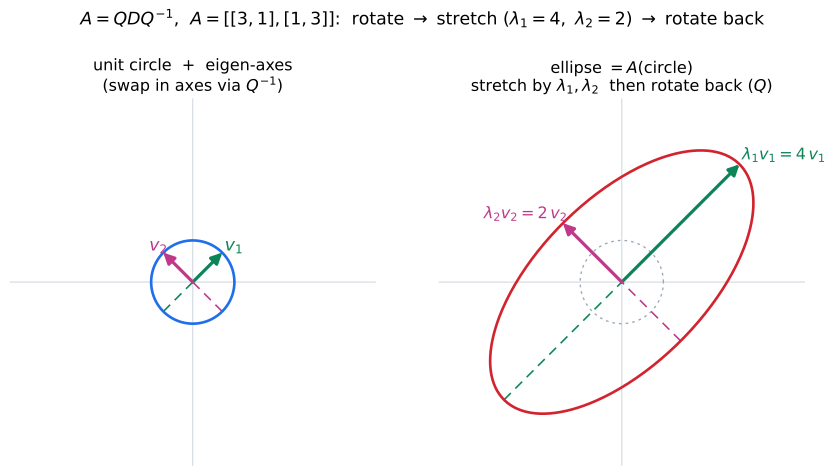

Reproduce this figure in Python.
#!/usr/bin/env python3
"""Static figure for 08강 4기 20강 — the meaning of A = Q D Q^{-1} as a three-step
pipeline "rotate axes -> stretch along eigen-axes -> rotate back" (lecture §4).

Uses the note's example #3, A = [[3,1],[1,3]], whose eigenvectors lie on the +-45
diagonals (eigenvalues lambda1=4 along (1,1), lambda2=2 along (-1,1)). The unit
circle (left) is mapped by A to an ellipse (right) whose principal axes ARE the
eigen-axes, stretched by lambda1 and lambda2. Renders next to itself as an SVG.

Reproduce:
  uv run --with matplotlib --with numpy python spectral-rotate-stretch-04-season-20-04.py
"""
from pathlib import Path
import numpy as np
import matplotlib.pyplot as plt
from matplotlib.patches import FancyArrowPatch

OUT = Path(__file__).with_suffix(".svg")

A = np.array([[3.0, 1.0], [1.0, 3.0]])
w, V = np.linalg.eigh(A)                 # w = [2, 4]; columns of V are unit eigenvectors
# order so that index 0 -> larger eigenvalue (for nicer labels)
order = np.argsort(w)[::-1]
lam = w[order]                          # [4, 2]
E = V[:, order]                         # eigenvectors as columns, unit length
e1, e2 = E[:, 0], E[:, 1]               # e1 along (1,1)/sqrt2, e2 along (-1,1)/sqrt2

theta = np.linspace(0, 2 * np.pi, 400)
circle = np.vstack([np.cos(theta), np.sin(theta)])     # unit circle
ellipse = A @ circle                                   # A maps it to an ellipse

fig, axes = plt.subplots(1, 2, figsize=(9.4, 4.8))


def style(ax, lim):
    ax.set_aspect("equal")
    ax.set_xlim(-lim, lim)
    ax.set_ylim(-lim, lim)
    ax.axhline(0, color="#d0d7de", lw=0.8, zorder=0)
    ax.axvline(0, color="#d0d7de", lw=0.8, zorder=0)
    ax.set_xticks([]); ax.set_yticks([])
    for s in ax.spines.values():
        s.set_visible(False)


def arrow(ax, p, color, lw=2.4):
    ax.add_patch(FancyArrowPatch((0, 0), p, arrowstyle="-|>", mutation_scale=16,
                                 lw=lw, color=color, shrinkA=0, shrinkB=0, zorder=5))


# ---- left: unit circle + eigen-axes (the axes we "swap in" via Q^{-1}) ----
ax = axes[0]
ax.plot(circle[0], circle[1], color="#1f6feb", lw=2.0, zorder=3)
for e, c in ((e1, "#0b8457"), (e2, "#bf3989")):
    ax.plot([-e[0], e[0]], [-e[1], e[1]], color=c, lw=1.2, ls=(0, (6, 4)), zorder=2)
arrow(ax, e1, "#0b8457")
arrow(ax, e2, "#bf3989")
ax.text(e1[0] + 0.06, e1[1] + 0.05, r"$v_1$", color="#0b8457", fontsize=13, weight="bold")
ax.text(e2[0] - 0.34, e2[1] + 0.05, r"$v_2$", color="#bf3989", fontsize=13, weight="bold")
ax.set_title("unit circle  +  eigen-axes\n(swap in axes via " r"$Q^{-1}$)", fontsize=12)
style(ax, 4.4)

# ---- right: ellipse = A(circle); axes stretched by lambda1, lambda2 ----
ax = axes[1]
ax.plot(ellipse[0], ellipse[1], color="#d1242f", lw=2.0, zorder=3)
ax.plot(circle[0], circle[1], color="#9aa7b8", lw=1.0, ls=(0, (2, 3)), zorder=1)
p1, p2 = lam[0] * e1, lam[1] * e2
for e, c in ((e1, "#0b8457"), (e2, "#bf3989")):
    ax.plot([-lam[0] * e[0] * (e is e1) - lam[1] * e[0] * (e is e2),
             lam[0] * e[0] * (e is e1) + lam[1] * e[0] * (e is e2)],
            [-lam[0] * e[1] * (e is e1) - lam[1] * e[1] * (e is e2),
             lam[0] * e[1] * (e is e1) + lam[1] * e[1] * (e is e2)],
            color=c, lw=1.2, ls=(0, (6, 4)), zorder=2)
arrow(ax, p1, "#0b8457")
arrow(ax, p2, "#bf3989")
ax.text(p1[0] + 0.06, p1[1] + 0.12, r"$\lambda_1 v_1=4\,v_1$",
        color="#0b8457", fontsize=12, weight="bold")
ax.text(p2[0] - 1.9, p2[1] + 0.12, r"$\lambda_2 v_2=2\,v_2$",
        color="#bf3989", fontsize=12, weight="bold")
ax.set_title(r"ellipse $= A(\mathrm{circle})$" "\nstretch by " r"$\lambda_1,\lambda_2$  then rotate back ("
             r"$Q$)", fontsize=12)
style(ax, 4.4)

fig.suptitle(r"$A=QDQ^{-1}$,  $A=[[3,1],[1,3]]$:"
             r"  rotate $\to$ stretch ($\lambda_1=4,\ \lambda_2=2$) $\to$ rotate back",
             fontsize=13, y=1.02)
fig.tight_layout()
fig.savefig(OUT, format="svg", bbox_inches="tight")
print(f"wrote {OUT}  (lambda={lam}, e1={e1}, e2={e2})")
